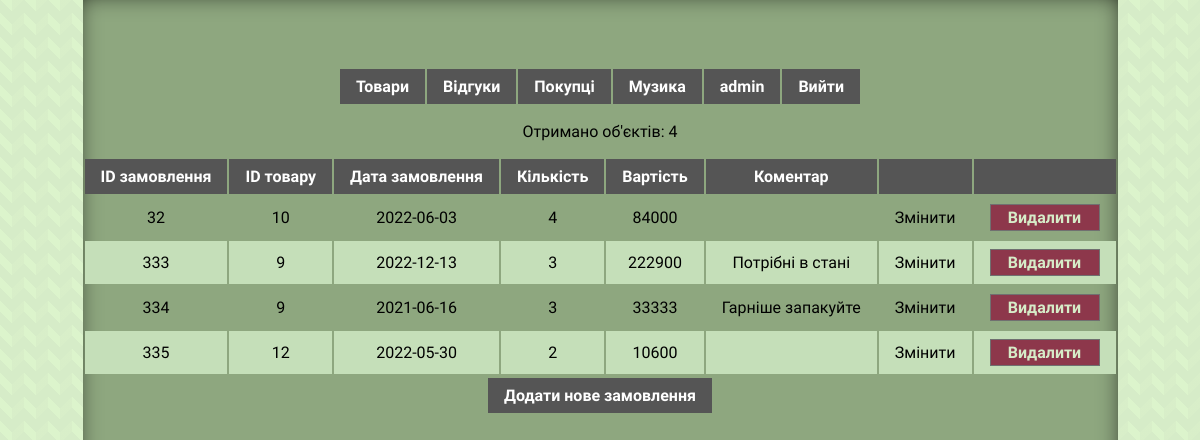
Page /orders.php (signed in) on the committed database.
### tables this page shows
CREATE TABLE `Orders` (
  `order_id` int NOT NULL,
  `goods_id` int NOT NULL,
  `order_date` date NOT NULL,
  `quantity` int NOT NULL,
  `order_cost` int NOT NULL,
  `comment` char(255) DEFAULT NULL
);

### orders.php (the view, shortened to what this page needs)
<!DOCTYPE html>
<html>
<head>
<link rel="stylesheet" href="css/base.css">
</head>
<body>
<div class="divbgbd">
<h2>Список замовлень</h2>
<table>
    <tr>
        <th><a href="goods.php">Товари</a></th>
        <th><a href="reviews.php">Відгуки</a></th>
        <th><a href="index.php">Покупці</a></th>
        <th><a href="video_player.php">Музика</a></th>
        <th><?php echo $_COOKIE["usernamecookie"];?></th>
        <th><a href="logout.php">Вийти</a></th>
    </tr>
</table>
<?php
include "connect.php";
$sql = "SELECT * FROM Orders";
if($result = $conn->query($sql)){
    $rowsCount = $result->num_rows;
    echo "<p>Отримано об'єктів: $rowsCount</p>";
    echo "<table><tr><th>ID замовлення</th><th>ID товару</th><th>Дата замовлення</th><th>Кількість</th><th>Вартість</th><th>Коментар</th><th></th><th></th></tr>";
    foreach($result as $row){
        echo "<tr>";
            echo "<td>" . $row["order_id"] . "</td>";
            echo "<td>" . $row["goods_id"] . "</td>";
            echo "<td>" . $row["order_date"] . "</td>";
            echo "<td>" . $row["quantity"] . "</td>";
            echo "<td>" . $row["order_cost"] . "</td>";
            echo "<td>" . $row["comment"] . "</td>";
            echo "<td><a href='update_orders.php?order_id=" . $row["order_id"] . "'>Змінити</a></td>";
            echo "<td><form action='delete_orders.php' method='post'>
                        <input type='hidden' name='order_id' value='" . $row["order_id"] . "' />
                        <input type='submit' class='button' value='Видалити'>
                   </form></td>";
        echo "</tr>";
    }
    echo "</table>";
} else{
    echo "Помилка: " . $conn->error;
}
if('admin' == $_COOKIE["userlevelcookie"])
echo "<table>
    <tr>
        <th><a href='form_orders.php'>Додати нове замовлення</a></th>
    </tr>
</table>"
?>
</div>
</body>
</html>

### css/base.css (style rules this page uses)
html,body { font-family: 'Bellota Text', cursive; height: 100%; display: flex; flex-direction: column; margin: 0; padding: 0; background-color: #d6ecc8; opacity: 1; background: linear-gradient(135deg, #dcf4cc55 25%, transparent 25%) -12px 0/ 24px 24px, linear-gradient(225deg, #dcf4cc 25%, transparent 25%) -12px 0/ 24px 24px, linear-gradient(315deg, #dcf4cc55 25%, transparent 25%) 0px 0/ 24px 24px, linear-gradient(45deg, #dcf4cc 25%, #d6ecc8 25%) 0px 0/ 24px 24px; }
.button { border: 1px solid #707070; background-color: #8D374B; color: #d6ecc8; height: 27px; width: 110px; margin-left: auto; margin-right: auto; font-family: 'Bellota Text', cursive; font-size: medium; font-weight: 600; }
.divbgbd { margin-left: auto; margin-right: auto; margin-top: 0px; height: 100%; padding: 0px, 30px, 0px; background-color: #8ea77f; box-shadow: -1px -1px 27px -9px rgba(0,0,0,1) inset; -webkit-box-shadow: -1px -1px 27px -9px rgba(0,0,0,1) inset; -moz-box-shadow: -1px -1px 27px -9px rgba(0,0,0,1) inset; }
h2, p { text-align: center; }
table { max-width: 100%; margin-left: auto; margin-right: auto; text-align: center; }
tr:nth-child(odd) { background-color: #c5dfb9; }
th { background-color: #555; color: #fff; }
th, td { text-align: center; padding: 0.5em 1em; }
td a:link { color: black; }
td::before { display: none; }
a { color: white; text-decoration: none; }
a:link { color: white; text-decoration: none; }
body { background-color: #000; }
h2 { font-family: Pixelicious, monospace; font-size: 1.5em; text-transform: uppercase; color: transparent; filter: blur(0.3px); animation: 2s ease-in-out infinite alternate pulse; }

### rows in the picture
orders: order_id "32", goods "10", order_date "2022-06-03", quantity "4", order_cost "84000"
orders: order_id "333", goods "9", order_date "2022-12-13", quantity "3", order_cost "222900", comment "Потрібні в стані"
orders: order_id "334", goods "9", order_date "2021-06-16", quantity "3", order_cost "33333", comment "Гарніше запакуйте"
orders: order_id "335", goods "12", order_date "2022-05-30", quantity "2", order_cost "10600"

### other values in the picture
$_COOKIE["usernamecookie"] "admin"
$rowsCount "4"
